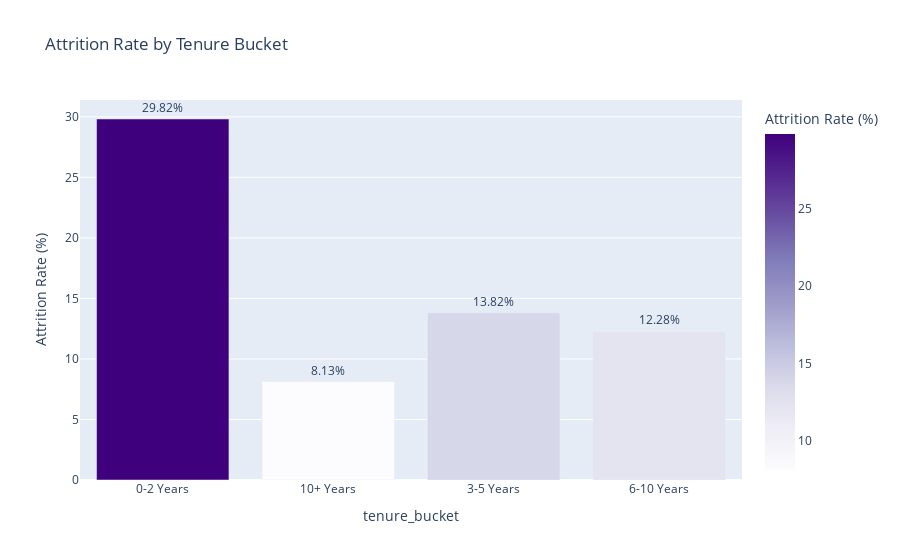

The code cell stored with this chart in its notebook:
### Code cell
fig = px.bar(
    tenure_attrition,
    x='tenure_bucket',
    y='attrition_rate_percent',
    color='attrition_rate_percent',
    color_continuous_scale='Purples',
    title='Attrition Rate by Tenure Bucket',
    labels={'attrition_rate_percent': 'Attrition Rate (%)'},
    text='attrition_rate_percent'
)
fig.update_traces(texttemplate='%{text}%', textposition='outside')
fig.show()
fig.write_image('Attrition Rate by Tenure Bucket Plotly.png', scale=2)

### Figure 1 — Plotly figure (JSON) as saved in the notebook; plotly's stock layout.template omitted (floating-point values rounded to 4 significant figures)
{"data": [{"hovertemplate": "tenure_bucket=%{x}<br>Attrition Rate (%)=%{marker.color}<extra></extra>", "legendgroup": "", "marker": {"color": [29.82, 8.13, 13.82, 12.28], "coloraxis": "coloraxis", "pattern": {"shape": ""}}, "name": "", "orientation": "v", "showlegend": false, "text": [29.82, 8.13, 13.82, 12.28], "textposition": "outside", "texttemplate": "%{text}%", "type": "bar", "x": ["0-2 Years", "10+ Years", "3-5 Years", "6-10 Years"], "xaxis": "x", "y": [29.82, 8.13, 13.82, 12.28], "yaxis": "y"}], "layout": {"autosize": true, "barmode": "relative", "coloraxis": {"colorbar": {"title": {"text": "Attrition Rate (%)"}}, "colorscale": [[0, "rgb(252,251,253)"], [0.125, "rgb(239,237,245)"], [0.25, "rgb(218,218,235)"], [0.375, "rgb(188,189,220)"], [0.5, "rgb(158,154,200)"], [0.625, "rgb(128,125,186)"], [0.75, "rgb(106,81,163)"], [0.875, "rgb(84,39,143)"], [1, "rgb(63,0,125)"]]}, "legend": {"tracegroupgap": 0}, "title": {"text": "Attrition Rate by Tenure Bucket"}, "xaxis": {"anchor": "y", "autorange": true, "domain": [0, 1], "range": [-0.5, 3.5], "title": {"text": "tenure_bucket"}, "type": "category"}, "yaxis": {"anchor": "x", "autorange": true, "domain": [0, 1], "range": [0, 31.39], "title": {"text": "Attrition Rate (%)"}, "type": "linear"}}}
